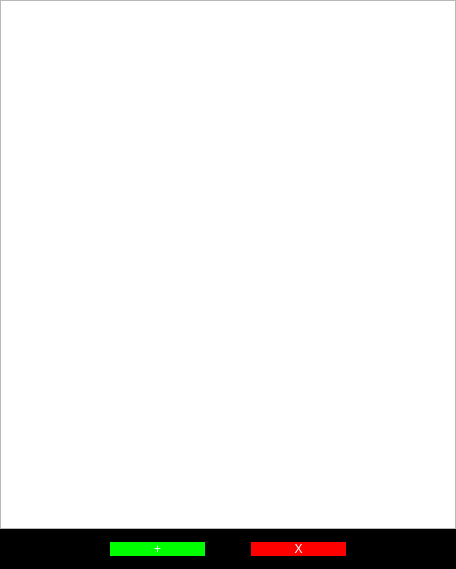
<?xml version="1.0" encoding="UTF-8"?>
<ui version="4.0">
 <class>MainWindow</class>
 <widget class="QMainWindow" name="MainWindow">
  <property name="geometry">
   <rect>
    <x>0</x>
    <y>0</y>
    <width>456</width>
    <height>569</height>
   </rect>
  </property>
  <property name="windowTitle">
   <string>MainWindow</string>
  </property>
  <widget class="QWidget" name="centralwidget">
   <layout class="QGridLayout" name="gridLayout_3">
    <property name="leftMargin">
     <number>0</number>
    </property>
    <property name="topMargin">
     <number>0</number>
    </property>
    <property name="rightMargin">
     <number>0</number>
    </property>
    <property name="bottomMargin">
     <number>0</number>
    </property>
    <property name="spacing">
     <number>0</number>
    </property>
    <item row="0" column="0">
     <layout class="QGridLayout" name="gridLayout_2">
      <property name="spacing">
       <number>0</number>
      </property>
      <item row="1" column="0">
       <widget class="QFrame" name="frame">
        <property name="sizePolicy">
         <sizepolicy hsizetype="Expanding" vsizetype="Fixed">
          <horstretch>0</horstretch>
          <verstretch>0</verstretch>
         </sizepolicy>
        </property>
        <property name="styleSheet">
         <string notr="true">QFrame {
	background-color: black;
}</string>
        </property>
        <property name="frameShape">
         <enum>QFrame::StyledPanel</enum>
        </property>
        <property name="frameShadow">
         <enum>QFrame::Raised</enum>
        </property>
        <layout class="QGridLayout" name="gridLayout">
         <item row="0" column="0">
          <spacer name="horizontalSpacer">
           <property name="orientation">
            <enum>Qt::Horizontal</enum>
           </property>
           <property name="sizeHint" stdset="0">
            <size>
             <width>100</width>
             <height>20</height>
            </size>
           </property>
          </spacer>
         </item>
         <item row="0" column="3">
          <widget class="QPushButton" name="remove_user_task">
           <property name="sizePolicy">
            <sizepolicy hsizetype="Expanding" vsizetype="Fixed">
             <horstretch>250</horstretch>
             <verstretch>200</verstretch>
            </sizepolicy>
           </property>
           <property name="styleSheet">
            <string notr="true">	QPushButton {
	border-radius: 20px;
    font: 700 25pt &quot;Tahoma&quot;;
    color: white;
    background-color: red;
	
}

QPushButton:pressed {
   color: red;
	background-color: white;
}
</string>
           </property>
           <property name="text">
            <string>X</string>
           </property>
          </widget>
         </item>
         <item row="0" column="1">
          <widget class="QPushButton" name="add_task">
           <property name="sizePolicy">
            <sizepolicy hsizetype="Expanding" vsizetype="Fixed">
             <horstretch>250</horstretch>
             <verstretch>200</verstretch>
            </sizepolicy>
           </property>
           <property name="styleSheet">
            <string notr="true">	QPushButton {
	border-radius: 20px;
    font: 700 25pt &quot;Tahoma&quot;;
    color: white;
    background-color: #00ff00;
	
}

QPushButton:pressed {
   color: #00ff00;
	background-color: white;
}
</string>
           </property>
           <property name="text">
            <string>+</string>
           </property>
          </widget>
         </item>
         <item row="0" column="2">
          <spacer name="horizontalSpacer_3">
           <property name="orientation">
            <enum>Qt::Horizontal</enum>
           </property>
           <property name="sizeHint" stdset="0">
            <size>
             <width>40</width>
             <height>20</height>
            </size>
           </property>
          </spacer>
         </item>
         <item row="0" column="4">
          <spacer name="horizontalSpacer_2">
           <property name="orientation">
            <enum>Qt::Horizontal</enum>
           </property>
           <property name="sizeHint" stdset="0">
            <size>
             <width>100</width>
             <height>20</height>
            </size>
           </property>
          </spacer>
         </item>
        </layout>
       </widget>
      </item>
      <item row="0" column="0">
       <widget class="QListWidget" name="task_view">
        <property name="styleSheet">
         <string notr="true">QListWidget::item:selected {
	color: black;
	border-left:5px solid red;
	background-color: rgb(173, 150, 150);
}</string>
        </property>
        <property name="defaultDropAction">
         <enum>Qt::IgnoreAction</enum>
        </property>
        <property name="alternatingRowColors">
         <bool>false</bool>
        </property>
        <property name="selectionBehavior">
         <enum>QAbstractItemView::SelectRows</enum>
        </property>
        <property name="verticalScrollMode">
         <enum>QAbstractItemView::ScrollPerPixel</enum>
        </property>
        <property name="horizontalScrollMode">
         <enum>QAbstractItemView::ScrollPerPixel</enum>
        </property>
       </widget>
      </item>
     </layout>
    </item>
   </layout>
  </widget>
 </widget>
 <resources/>
 <connections/>
</ui>
